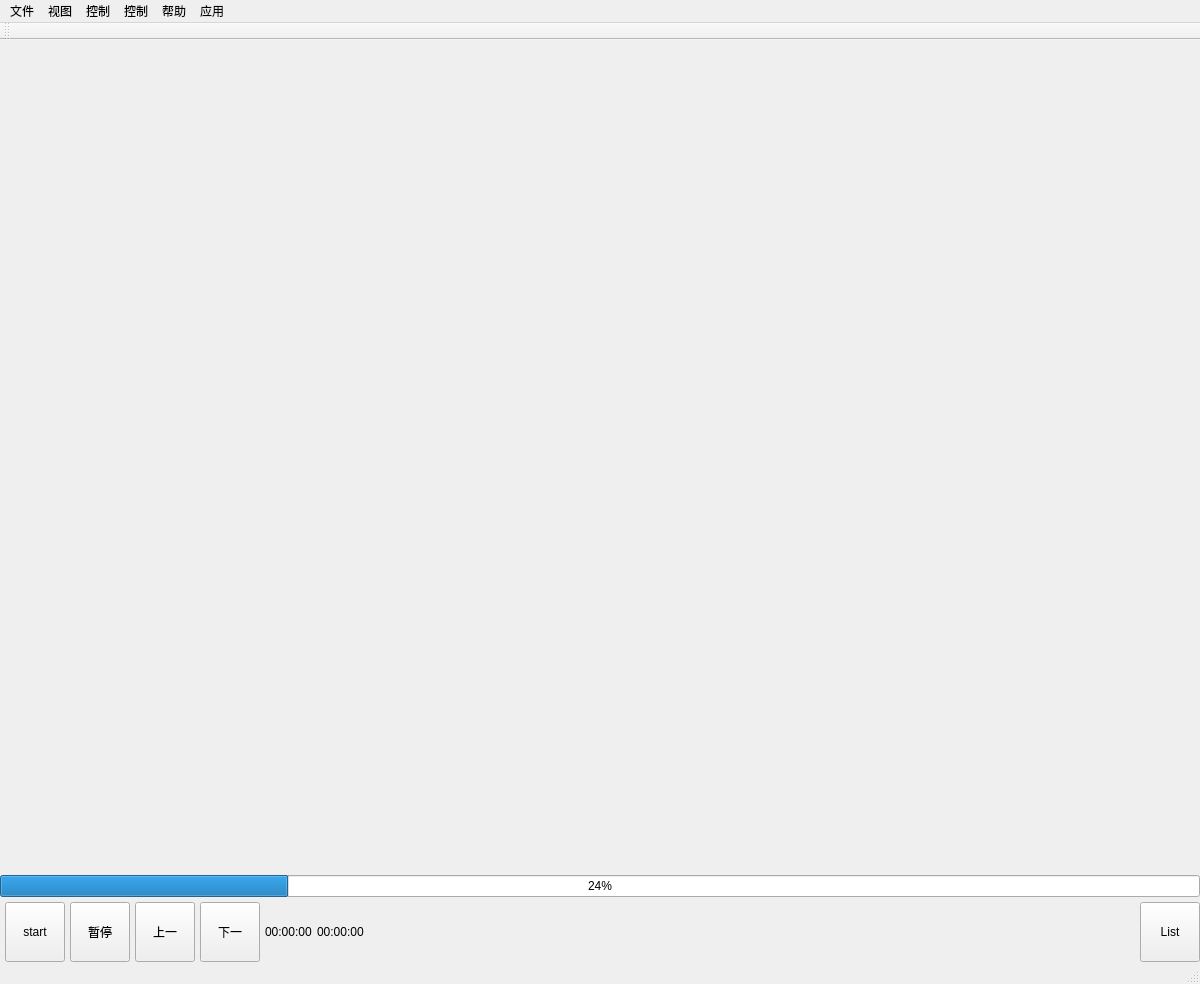
<?xml version="1.0" encoding="UTF-8"?>
<ui version="4.0">
 <class>GPlayer</class>
 <widget class="QMainWindow" name="GPlayer">
  <property name="geometry">
   <rect>
    <x>0</x>
    <y>0</y>
    <width>1200</width>
    <height>984</height>
   </rect>
  </property>
  <property name="minimumSize">
   <size>
    <width>1200</width>
    <height>900</height>
   </size>
  </property>
  <property name="windowTitle">
   <string>GPlayer</string>
  </property>
  <widget class="QWidget" name="centralWidget">
   <property name="minimumSize">
    <size>
     <width>800</width>
     <height>900</height>
    </size>
   </property>
   <layout class="QVBoxLayout" name="verticalLayout">
    <property name="spacing">
     <number>0</number>
    </property>
    <property name="leftMargin">
     <number>0</number>
    </property>
    <property name="topMargin">
     <number>0</number>
    </property>
    <property name="rightMargin">
     <number>0</number>
    </property>
    <property name="bottomMargin">
     <number>0</number>
    </property>
    <item>
     <widget class="PlayImage" name="playImageWidget" native="true">
      <property name="sizePolicy">
       <sizepolicy hsizetype="Expanding" vsizetype="Expanding">
        <horstretch>0</horstretch>
        <verstretch>0</verstretch>
       </sizepolicy>
      </property>
      <property name="minimumSize">
       <size>
        <width>800</width>
        <height>800</height>
       </size>
      </property>
     </widget>
    </item>
    <item>
     <widget class="QProgressBar" name="progressBar">
      <property name="minimumSize">
       <size>
        <width>100</width>
        <height>0</height>
       </size>
      </property>
      <property name="maximumSize">
       <size>
        <width>16777215</width>
        <height>30</height>
       </size>
      </property>
      <property name="value">
       <number>24</number>
      </property>
     </widget>
    </item>
    <item>
     <widget class="QWidget" name="widget" native="true">
      <layout class="QHBoxLayout" name="horizontalLayout">
       <property name="spacing">
        <number>5</number>
       </property>
       <property name="leftMargin">
        <number>5</number>
       </property>
       <property name="topMargin">
        <number>5</number>
       </property>
       <property name="rightMargin">
        <number>0</number>
       </property>
       <property name="bottomMargin">
        <number>0</number>
       </property>
       <item>
        <widget class="QPushButton" name="btnStart">
         <property name="minimumSize">
          <size>
           <width>60</width>
           <height>60</height>
          </size>
         </property>
         <property name="maximumSize">
          <size>
           <width>60</width>
           <height>60</height>
          </size>
         </property>
         <property name="text">
          <string>start</string>
         </property>
        </widget>
       </item>
       <item>
        <widget class="QPushButton" name="btnPause">
         <property name="minimumSize">
          <size>
           <width>60</width>
           <height>60</height>
          </size>
         </property>
         <property name="maximumSize">
          <size>
           <width>60</width>
           <height>60</height>
          </size>
         </property>
         <property name="text">
          <string>暂停</string>
         </property>
        </widget>
       </item>
       <item>
        <widget class="QPushButton" name="btnNext">
         <property name="minimumSize">
          <size>
           <width>60</width>
           <height>60</height>
          </size>
         </property>
         <property name="maximumSize">
          <size>
           <width>60</width>
           <height>60</height>
          </size>
         </property>
         <property name="text">
          <string>上一</string>
         </property>
        </widget>
       </item>
       <item>
        <widget class="QPushButton" name="btnPrevious">
         <property name="minimumSize">
          <size>
           <width>60</width>
           <height>60</height>
          </size>
         </property>
         <property name="maximumSize">
          <size>
           <width>60</width>
           <height>60</height>
          </size>
         </property>
         <property name="text">
          <string>下一</string>
         </property>
        </widget>
       </item>
       <item>
        <widget class="QLabel" name="labelNowTime">
         <property name="maximumSize">
          <size>
           <width>16777215</width>
           <height>30</height>
          </size>
         </property>
         <property name="text">
          <string>00:00:00</string>
         </property>
        </widget>
       </item>
       <item>
        <widget class="QLabel" name="labelTotalTime">
         <property name="maximumSize">
          <size>
           <width>16777215</width>
           <height>30</height>
          </size>
         </property>
         <property name="text">
          <string>00:00:00</string>
         </property>
        </widget>
       </item>
       <item>
        <spacer name="horizontalSpacer">
         <property name="orientation">
          <enum>Qt::Horizontal</enum>
         </property>
         <property name="sizeHint" stdset="0">
          <size>
           <width>713</width>
           <height>20</height>
          </size>
         </property>
        </spacer>
       </item>
       <item>
        <widget class="QPushButton" name="btnList">
         <property name="minimumSize">
          <size>
           <width>60</width>
           <height>60</height>
          </size>
         </property>
         <property name="maximumSize">
          <size>
           <width>60</width>
           <height>60</height>
          </size>
         </property>
         <property name="text">
          <string>List</string>
         </property>
        </widget>
       </item>
      </layout>
     </widget>
    </item>
   </layout>
  </widget>
  <widget class="QMenuBar" name="menuBar">
   <property name="geometry">
    <rect>
     <x>0</x>
     <y>0</y>
     <width>1200</width>
     <height>30</height>
    </rect>
   </property>
   <widget class="QMenu" name="menuFile">
    <property name="title">
     <string>文件</string>
    </property>
    <addaction name="actionOpen"/>
    <addaction name="actionClose"/>
    <addaction name="actionExit"/>
   </widget>
   <widget class="QMenu" name="menuView">
    <property name="title">
     <string>视图</string>
    </property>
    <widget class="QMenu" name="menuScale">
     <property name="title">
      <string>缩放</string>
     </property>
     <addaction name="action3"/>
     <addaction name="action3_2"/>
     <addaction name="action4"/>
    </widget>
    <addaction name="actionFullScrean"/>
    <addaction name="menuScale"/>
    <addaction name="action4_2"/>
   </widget>
   <widget class="QMenu" name="menu_3">
    <property name="title">
     <string>控制</string>
    </property>
    <addaction name="action1_2"/>
    <addaction name="action2_2"/>
    <addaction name="action3_3"/>
    <addaction name="action4_3"/>
    <addaction name="action5"/>
    <addaction name="action6"/>
    <addaction name="action7"/>
   </widget>
   <widget class="QMenu" name="menu4VideoCtrl">
    <property name="title">
     <string>控制</string>
    </property>
    <addaction name="actionVideoCtrl"/>
   </widget>
   <widget class="QMenu" name="menuHelp">
    <property name="title">
     <string>帮助</string>
    </property>
    <addaction name="actionNote"/>
    <addaction name="actionAbout"/>
   </widget>
   <widget class="QMenu" name="menu">
    <property name="title">
     <string>应用</string>
    </property>
    <addaction name="actionRemWord"/>
    <addaction name="actionClock"/>
   </widget>
   <addaction name="menuFile"/>
   <addaction name="menuView"/>
   <addaction name="menu_3"/>
   <addaction name="menu4VideoCtrl"/>
   <addaction name="menuHelp"/>
   <addaction name="menu"/>
  </widget>
  <widget class="QToolBar" name="toolBar">
   <attribute name="toolBarArea">
    <enum>TopToolBarArea</enum>
   </attribute>
   <attribute name="toolBarBreak">
    <bool>false</bool>
   </attribute>
  </widget>
  <widget class="QStatusBar" name="statusBar"/>
  <action name="actionOpen">
   <property name="text">
    <string>打开</string>
   </property>
  </action>
  <action name="actionClose">
   <property name="text">
    <string>关闭</string>
   </property>
  </action>
  <action name="actionExit">
   <property name="text">
    <string>退出</string>
   </property>
  </action>
  <action name="actionFullScrean">
   <property name="text">
    <string>全屏</string>
   </property>
  </action>
  <action name="action3">
   <property name="text">
    <string>3</string>
   </property>
  </action>
  <action name="action3_2">
   <property name="text">
    <string>3</string>
   </property>
  </action>
  <action name="action4">
   <property name="text">
    <string>4</string>
   </property>
  </action>
  <action name="action4_2">
   <property name="text">
    <string>统计信息</string>
   </property>
  </action>
  <action name="action1_2">
   <property name="text">
    <string>1</string>
   </property>
  </action>
  <action name="action2_2">
   <property name="text">
    <string>2</string>
   </property>
  </action>
  <action name="action3_3">
   <property name="text">
    <string>3</string>
   </property>
  </action>
  <action name="action4_3">
   <property name="text">
    <string>4</string>
   </property>
  </action>
  <action name="action5">
   <property name="text">
    <string>5</string>
   </property>
  </action>
  <action name="action6">
   <property name="text">
    <string>6</string>
   </property>
  </action>
  <action name="action7">
   <property name="text">
    <string>7</string>
   </property>
  </action>
  <action name="actionNote">
   <property name="text">
    <string>操作说明</string>
   </property>
  </action>
  <action name="actionAbout">
   <property name="text">
    <string>关于</string>
   </property>
  </action>
  <action name="actionVideoCtrl">
   <property name="text">
    <string>视频设置</string>
   </property>
  </action>
  <action name="actionRemWord">
   <property name="text">
    <string>背单词</string>
   </property>
  </action>
  <action name="actionClock">
   <property name="text">
    <string>秒表</string>
   </property>
  </action>
 </widget>
 <layoutdefault spacing="6" margin="11"/>
 <customwidgets>
  <customwidget>
   <class>PlayImage</class>
   <extends>QWidget</extends>
   <header>playimage.h</header>
   <container>1</container>
  </customwidget>
 </customwidgets>
 <resources/>
 <connections/>
</ui>
